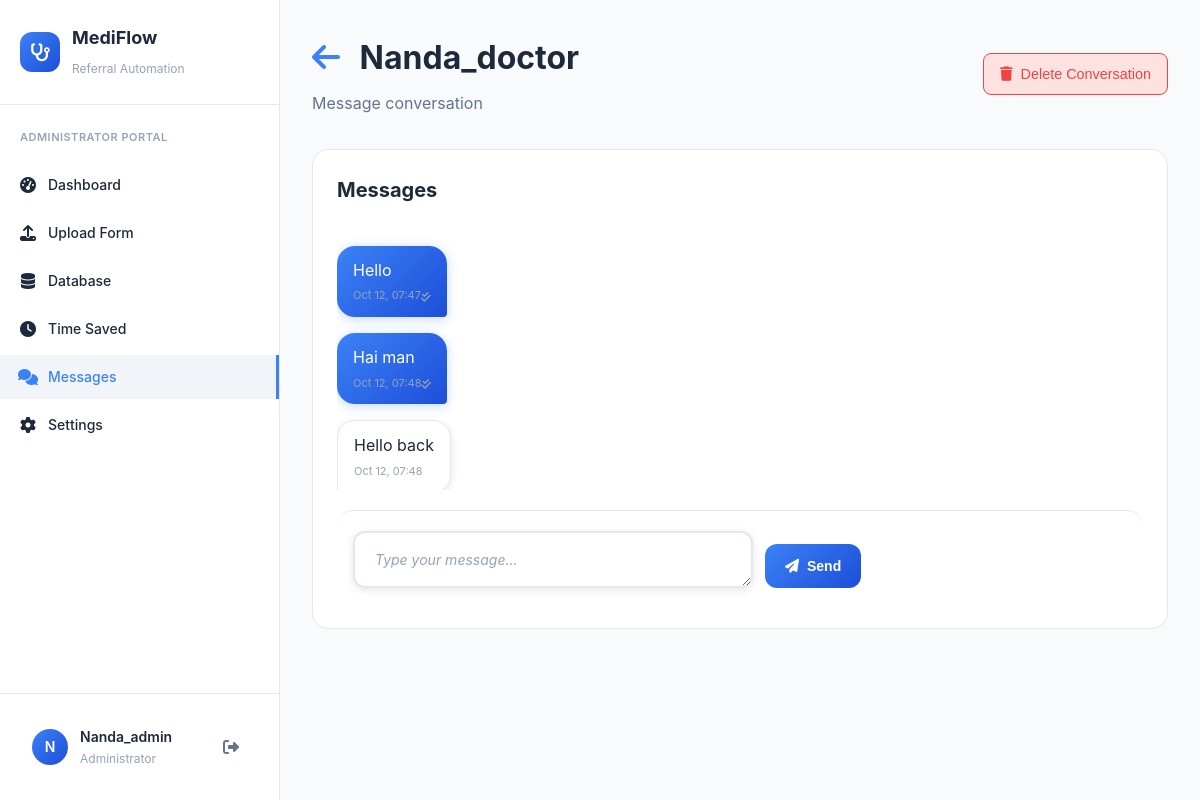
The app's page /messages/conversation/1/ (signed in) with its own data.
### accounts/models.py (models this page shows, shortened)
class UserProfile(models.Model):
    ROLE_CHOICES = [
        ('administrator', 'Administrator'),
        ('screening_physician', 'Screening Physician'),
    ]
    user = models.OneToOneField(User, on_delete=models.CASCADE, related_name='profile')
    role = models.CharField(max_length=20, choices=ROLE_CHOICES, default='screening_physician')
    created_at = models.DateTimeField(auto_now_add=True)
    updated_at = models.DateTimeField(auto_now=True)

### messaging/models.py (models this page shows, shortened)
class Message(models.Model):
    conversation = models.ForeignKey(Conversation, on_delete=models.CASCADE, related_name='messages')
    sender = models.ForeignKey(User, on_delete=models.CASCADE, related_name='sent_messages')
    content = models.TextField()
    created_at = models.DateTimeField(default=timezone.now)
    is_read = models.BooleanField(default=False)
    edited_at = models.DateTimeField(null=True, blank=True)
    class Meta:
        ordering = ['created_at']

### messaging/views.py (the view, shortened to what this page needs)
# urls.py: path('conversation/<int:conversation_id>/', views.conversation_detail, name='conversation_detail'),
@login_required
def conversation_detail(request, conversation_id):
    conversation = get_object_or_404(
        Conversation,
        id=conversation_id,
        participants=request.user
    )
    unread_messages = conversation.messages.filter(
        ~Q(sender=request.user),
        is_read=False
    )
    for message in unread_messages:
        message.mark_as_read()
        MessageReadStatus.objects.get_or_create(
            message=message,
            user=request.user
        )
    messages_list = conversation.messages.select_related('sender').order_by('created_at')
    paginator = Paginator(messages_list, 50)
    page_number = request.GET.get('page')
    page_obj = paginator.get_page(page_number)
    context = {
        'conversation': conversation,
        'messages': page_obj,
        'other_participant': conversation.get_other_participant(request.user)
    }
    return render(request, 'messaging/conversation_detail.html', context)

### messaging/models.py (called while the page is built)
    def get_other_participant(self, user):
        return self.participants.exclude(id=user.id).first()

### templates/messaging/conversation_detail.html (shortened to what this page needs)
{% extends 'base.html' %}
{% load static %}
{% block extra_css %}
<link rel="stylesheet" href="{% static 'css/messaging.css' %}">
{% endblock %}
{% block content %}
<div class="dashboard-content">
    <div class="dashboard-header">
        <div class="header-content">
            <div class="header-text">
                <h1>
                    <a href="{% url 'messaging:inbox' %}" class="back-button">
                        <i class="fas fa-arrow-left"></i>
                    </a>
                    {% if other_participant %}
                        {{ other_participant.get_full_name|default:other_participant.username }}
                    {% else %}
                        {{ conversation.title|default:"Group Conversation" }}
                    {% endif %}
                </h1>
                <p>Message conversation</p>
            </div>
            <div class="header-actions">
                <button class="delete-conversation-btn" title="Delete entire conversation" onclick="deleteConversationFromDetail({{ conversation.id }}, '{% if other_participant %}{{ other_participant.get_full_name|default:other_participant.username }}{% else %}{{ conversation.title|default:'Group Conversation' }}{% endif %}')">
                    <i class="fas fa-trash"></i>
                    Delete Conversation
                </button>
            </div>
        </div>
    </div>
    <div class="dashboard-card" style="height: 60vh; display: flex; flex-direction: column;">
        <h2>Messages</h2>
        <div class="messages-container" id="messages-container" style="flex: 1; overflow-y: auto; padding: 20px 0;">
            {% if messages %}
            {% for message in messages %}
                <div class="message {% if message.sender == user %}sent{% else %}received{% endif %} {% if 'PHYSICIAN DECISION:' in message.content %}physician-decision{% endif %}">
                    <div class="message-bubble">
                        <div class="message-content" data-message-id="{{ message.id }}">{{ message.content|linebreaks }}</div>
                        <div class="message-time">
                            {{ message.created_at|date:"M j, H:i" }}
                            {% if message.sender == user %}
                                <i class="fas fa-check{% if message.is_read %}-double{% endif %}"></i>
                            {% endif %}
                        </div>
                    </div>
                </div>
            {% endfor %}
            {% endif %}
        </div>
        <form method="post" class="message-form" id="message-form" style="border-top: 1px solid var(--border-primary); padding-top: 20px; margin-top: 20px;">
            <div style="display: flex; gap: 12px; align-items: flex-end;">
                <textarea
                    name="content"
                    class="modern-input"
                    placeholder="Type your message..."
                    rows="1"
                    style="flex: 1; resize: vertical; min-height: 44px;"
                    required></textarea>
                <button type="submit" class="new-message-btn">
                    <i class="fas fa-paper-plane"></i>
                    Send
                </button>
            </div>
        </form>
    </div>
</div>
{% endblock %}

### templates/base.html (shortened to what this page needs)
<!DOCTYPE html>
<html lang="en">
<head>
    {% load static %}
    <link rel="stylesheet" href="{% static 'css/dashboard.css' %}">
    <link href="https://cdnjs.cloudflare.com/ajax/libs/font-awesome/6.4.0/css/all.min.css" rel="stylesheet">
    {% block extra_css %}{% endblock %}
</head>
<body data-theme="light">
    <div class="app-container">
        <aside class="sidebar">
            <div class="sidebar-header">
                <div class="logo">
                    <div class="logo-icon">
                        <i class="fas fa-stethoscope"></i>
                    </div>
                    <div class="logo-text">
                        <h3>MediFlow</h3>
                        <span>Referral Automation</span>
                    </div>
                </div>
            </div>
            <nav class="sidebar-nav">
                {% if user.profile.role == 'administrator' %}
                    <h4>ADMINISTRATOR PORTAL</h4>
                    <ul>
                        <li class="nav-item" data-page="dashboard">
                            <a href="{% url 'dashboard:home' %}">
                                <i class="fas fa-tachometer-alt"></i>
                                Dashboard
                            </a>
                        </li>
                        <li class="nav-item" data-page="upload">
                            <a href="{% url 'dashboard:upload_form' %}">
                                <i class="fas fa-upload"></i>
                                Upload Form
                            </a>
                        </li>
                        <li class="nav-item" data-page="database">
                            <a href="{% url 'dashboard:database' %}">
                                <i class="fas fa-database"></i>
                                Database
                            </a>
                        </li>
                        <li class="nav-item" data-page="time-saved">
                            <a href="{% url 'dashboard:time_saved' %}">
                                <i class="fas fa-clock"></i>
                                Time Saved
                            </a>
                        </li>
                        <li class="nav-item" data-page="messages">
                            <a href="{% url 'messaging:inbox' %}">
                                <i class="fas fa-comments"></i>
                                Messages
                            </a>
                        </li>
                        <li class="nav-item" data-page="settings">
                            <a href="{% url 'dashboard:settings' %}">
                                <i class="fas fa-cog"></i>
                                Settings
                            </a>
                        </li>
                    </ul>
                {% endif %}
            </nav>
            <div class="sidebar-footer">
                {% if user.is_authenticated %}
                <div class="user-profile">
                    <div class="user-avatar">{{ user.username|first|upper }}</div>
                    <div class="user-info">
                        <span class="user-name">{{ user.get_full_name|default:user.username }}</span>
                        <span class="user-role">{{ user.profile.get_role_display|default:"User" }}</span>
                    </div>
                    <div class="user-actions">
                        <a href="{% url 'accounts:logout' %}" class="logout-btn" title="Logout">
                            <i class="fas fa-sign-out-alt"></i>
                        </a>
                    </div>
                </div>
                {% endif %}
            </div>
        </aside>
        <main class="main-content">
            {% block content %}
            {% endblock %}
        </main>
    </div>
</body>
</html>

### static/css/messaging.css (style rules this page uses)
:root { --message-bg-sent: linear-gradient(135deg, #3b82f6, #60a5fa); --message-bg-received: var(--card-bg); --message-shadow-sent: 0 2px 12px rgba(59, 130, 246, 0.3); --message-shadow-received: var(--shadow-light); --conversation-hover-bg: var(--hover-bg); --conversation-active-border: var(--primary-color); }
.message-bubble { animation: messageSlideIn 0.3s ease-out; transform-origin: bottom; }

### templates/base.html (style rules this page uses)
:root { --bg-primary: #ffffff; --bg-secondary: #f8fafc; --bg-tertiary: #f1f5f9; --text-primary: #1e293b; --text-secondary: #64748b; --text-tertiary: #94a3b8; --border-primary: #e2e8f0; --border-secondary: #f1f5f9; --border-light: #f1f5f9; --shadow-light: 0 2px 8px rgba(0, 0, 0, 0.1); --shadow-medium: 0 4px 12px rgba(0, 0, 0, 0.15); --sidebar-bg: #ffffff; --sidebar-text: #1e293b; --card-bg: #ffffff; --input-bg: #ffffff; --hover-bg: #f8fafc; --primary-color: #3b82f6; --primary-dark: #1d4ed8; --accent-color: #1d4ed8; --success-color: #10b981; --success-bg: #dcfce7; --success-text: #166534; --error-color: #ef4444; --error-bg: #fee2e2; --error-text: #991b1b; --warning-color: #f59e0b; --warning-bg: #fef3c7; --warning-text: #92400e; }
body { background-color: var(--bg-secondary); color: var(--text-primary); transition: background-color 0.3s ease, color 0.3s ease; }

### templates/messaging/conversation_detail.html (style rules this page uses)
.back-button { color: var(--primary-color); text-decoration: none; margin-right: 12px; }
.header-content { display: flex; justify-content: space-between; align-items: center; }
.delete-conversation-btn { background: var(--error-bg); color: var(--error-color); border: 1px solid var(--error-color); border-radius: 8px; padding: 0.75rem 1rem; font-size: 0.9rem; font-weight: 500; cursor: pointer; transition: all 0.2s ease; display: flex; align-items: center; gap: 0.5rem; }
.message { margin-bottom: 16px; display: flex; align-items: flex-end; gap: 8px; transition: all 0.2s ease; position: relative; }
.message.sent { justify-content: flex-end; flex-direction: row-reverse; }
.message-bubble { max-width: 70%; padding: 12px 16px; border-radius: 18px; background: var(--card-bg); border: 1px solid var(--border-primary); box-shadow: var(--shadow-light); color: var(--text-primary); position: relative; }
.message.received .message-bubble { border-radius: 18px 18px 18px 4px; }
.message.sent .message-bubble { background: linear-gradient(135deg, var(--primary-color), var(--accent-color)); color: white; border: none; border-radius: 18px 18px 4px 18px; box-shadow: 0 2px 12px rgba(59, 130, 246, 0.3); }
.message-time { font-size: 11px; color: var(--text-tertiary); margin-top: 4px; display: flex; align-items: center; justify-content: space-between; }
.message.received .message-time { text-align: left; }
.message-form { background: var(--card-bg); border-radius: 16px; padding: 16px; margin-top: 16px; }
.message-form textarea { background: var(--input-bg); border: 2px solid var(--border-primary); border-radius: 12px; color: var(--text-primary); font-family: inherit; font-size: 14px; transition: all 0.3s ease; }
.message-form textarea::placeholder { color: var(--text-tertiary); }
.new-message-btn { background: linear-gradient(135deg, var(--primary-color), var(--accent-color)); color: white; border: none; border-radius: 12px; padding: 12px 20px; font-weight: 600; text-decoration: none; display: inline-flex; align-items: center; gap: 8px; transition: all 0.2s ease; cursor: pointer; font-size: 14px; min-height: 44px; }
.messages-container { padding: 20px 0; max-height: 50vh; overflow-y: auto; scroll-behavior: smooth; }

### records on screen
Message: content "Hello", created_at "Oct 12, 07:47", is_read True (drawn)
Message: content "Hai man", created_at "Oct 12, 07:48", is_read True (drawn)
Message: content "Hello back", created_at "Oct 12, 07:48"

### other values on screen
{{ user.username|first|upper }} "N"
{{ user.get_full_name|default:user.username }} "Nanda_admin"
{{ user.profile.get_role_display|default:"User" }} "Administrator"
{{ other_participant.get_full_name|default:other_participant.username }} "Nanda_doctor"
